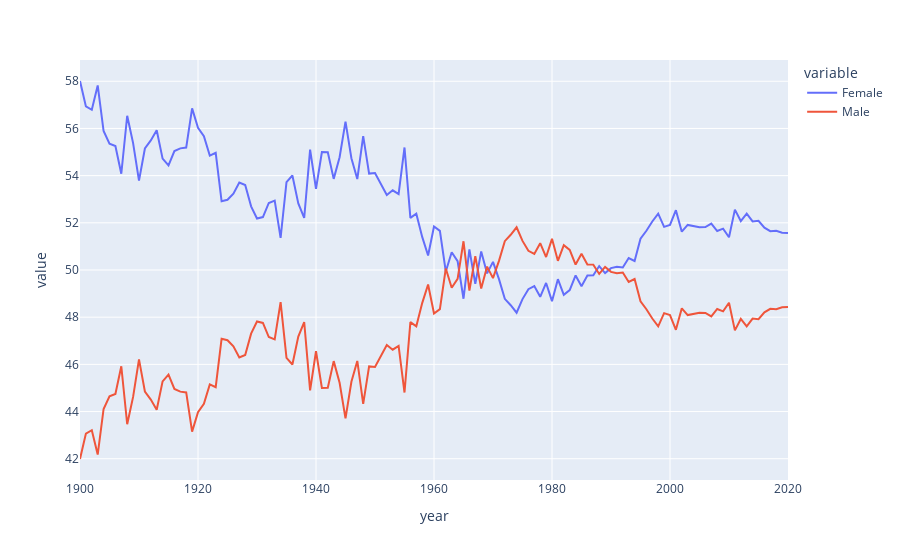

Write notebook code for a chart like this one.
### Code cell
# your code here

gb2.unstack(0)['%'].reset_index().plot("year",['Female','Male'])
